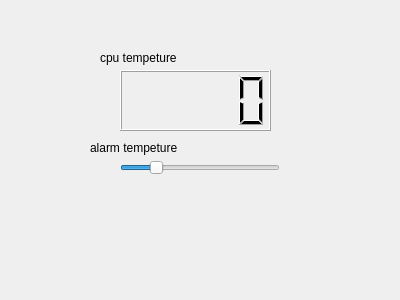
<?xml version="1.0" encoding="UTF-8"?>
<ui version="4.0">
 <class>Form</class>
 <widget class="QWidget" name="Form">
  <property name="geometry">
   <rect>
    <x>0</x>
    <y>0</y>
    <width>400</width>
    <height>300</height>
   </rect>
  </property>
  <property name="windowTitle">
   <string>Form</string>
  </property>
  <widget class="QLCDNumber" name="lcdTemp">
   <property name="geometry">
    <rect>
     <x>120</x>
     <y>70</y>
     <width>151</width>
     <height>61</height>
    </rect>
   </property>
  </widget>
  <widget class="QLabel" name="labelTemp">
   <property name="geometry">
    <rect>
     <x>100</x>
     <y>50</y>
     <width>101</width>
     <height>16</height>
    </rect>
   </property>
   <property name="text">
    <string>cpu tempeture</string>
   </property>
  </widget>
  <widget class="QLabel" name="labelAlarm">
   <property name="geometry">
    <rect>
     <x>90</x>
     <y>140</y>
     <width>111</width>
     <height>16</height>
    </rect>
   </property>
   <property name="text">
    <string>alarm tempeture</string>
   </property>
  </widget>
  <widget class="QSlider" name="sliderAlarm">
   <property name="geometry">
    <rect>
     <x>120</x>
     <y>160</y>
     <width>160</width>
     <height>16</height>
    </rect>
   </property>
   <property name="value">
    <number>20</number>
   </property>
   <property name="orientation">
    <enum>Qt::Horizontal</enum>
   </property>
  </widget>
 </widget>
 <resources/>
 <connections/>
</ui>
